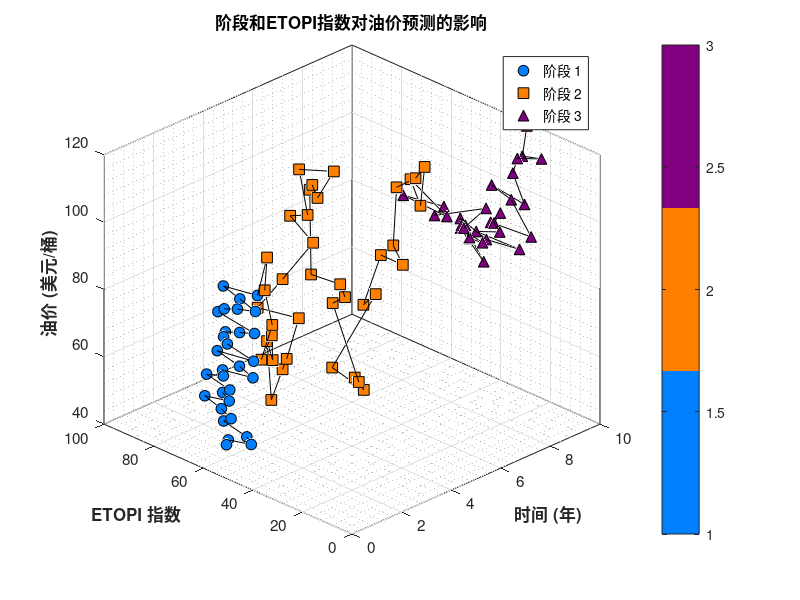

Here is the MATLAB script that generated this plot: (Note: this script raises an error after producing the figure.)
% 清除工作区和关闭所有图形
clear;
close all;
clc;

% 设置参数
n = 100; % 数据点数量
time = linspace(0, 10, n)'; % 时间轴

% 创建模拟油价趋势：先缓慢上升，再剧烈波动，最后波动中上升
oil_price = zeros(n, 1);
% 第一阶段：缓慢上升 (0-3)
phase1 = time <= 3;
oil_price(phase1) = 50 + 10 * time(phase1);
% 第二阶段：剧烈波动 (3-7)
phase2 = (time > 3) & (time <= 7);
oil_price(phase2) = 80 + 30 * sin(3 * time(phase2)) + 5 * randn(sum(phase2), 1);
% 第三阶段：波动中上升 (7-10)
phase3 = time > 7;
oil_price(phase3) = 90 + 5 * (time(phase3)-7) + 10 * sin(2 * time(phase3)) + 3 * randn(sum(phase3), 1);  % 修复了此行的括号错误

% 创建ETOPI指数 (模拟数据)
etopi = 50 + 20 * sin(0.5 * time) + 5 * randn(n, 1);

% 创建阶段分类 (1, 2, 3)
phase = ones(n, 1);
phase(phase2) = 2;
phase(phase3) = 3;

% 创建三维图形
figure('Position', [100, 100, 900, 700]);
hold on;
grid on;

% 为每个阶段使用不同颜色绘制
colors = [0 0.5 1; 1 0.5 0; 0.5 0 0.5]; % 蓝, 橙, 紫
markers = {'o', 's', '^'}; % 不同阶段的标记形状

for p = 1:3
    idx = (phase == p);
    scatter3(time(idx), etopi(idx), oil_price(idx), 60, ...
            'Marker', markers{p}, ...
            'MarkerFaceColor', colors(p,:), ...
            'MarkerEdgeColor', 'k', ...
            'DisplayName', ['阶段 ' num2str(p)]);
end

% 添加连接线以显示趋势
plot3(time, etopi, oil_price, 'k-', 'LineWidth', 0.5, 'HandleVisibility', 'off');

% 设置图形属性
xlabel('时间 (年)', 'FontSize', 12, 'FontWeight', 'bold');
ylabel('ETOPI 指数', 'FontSize', 12, 'FontWeight', 'bold');
zlabel('油价 (美元/桶)', 'FontSize', 12, 'FontWeight', 'bold');
title('阶段和ETOPI指数对油价预测的影响', 'FontSize', 14, 'FontWeight', 'bold');

% 添加图例和颜色条
legend('Location', 'northeast', 'FontSize', 10);
view(-45, 30); % 设置视角

% 添加网格和美化
set(gca, 'FontSize', 11);
box on;
grid minor;
colormap(colors);
caxis([1 3]);

% 添加颜色条表示阶段
c = colorbar('Ticks', [1.33, 2, 2.66], 'TickLabels', {'阶段 1', '阶段 2', '阶段 3'});
c.Label.String = '预测阶段';
c.Label.FontSize = 11;
c.Label.FontWeight = 'bold';

% 旋转3D图形以更好地展示
rotate3d on;
